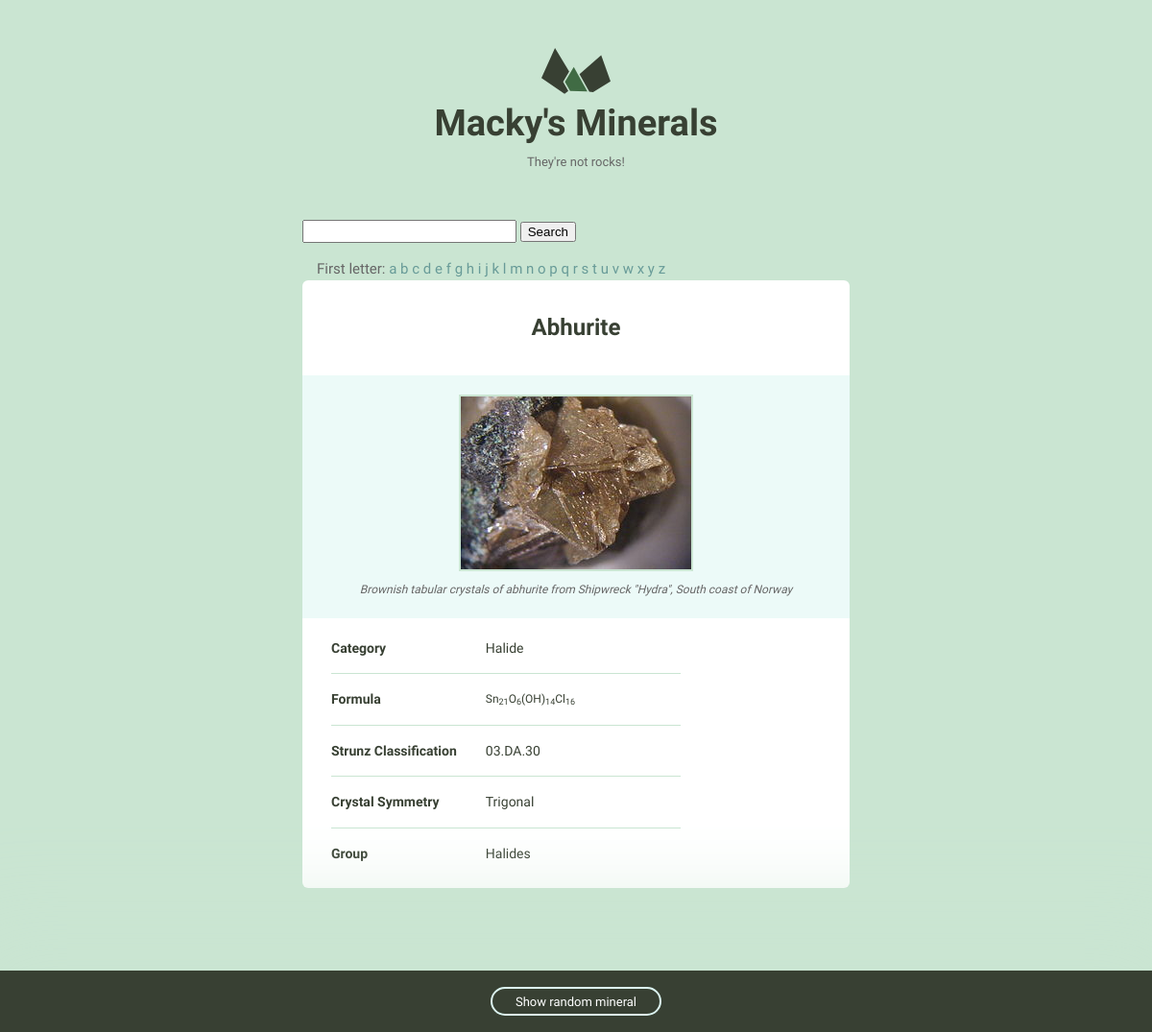
Screenshot of /detail/3/ with the database file from the repository.
### minerals/models.py (models this page shows, shortened)
class Mineral(models.Model):
    name = models.CharField(max_length=255)
    image_filename = models.CharField(max_length=255, blank=True)
    image_caption = models.CharField(max_length=255, blank=True)
    category = models.CharField(max_length=255, blank=True)
    formula = models.CharField(max_length=255, blank=True)
    strunz_classification = models.CharField(max_length=255, blank=True)
    crystal_system = models.CharField(max_length=255, blank=True)
    unit_cell = models.CharField(max_length=255, blank=True)
    color = models.CharField(max_length=255, blank=True)
    crystal_symmetry = models.CharField(max_length=255, blank=True)
    cleavage = models.CharField(max_length=255, blank=True)
    mohs_scale_hardness = models.CharField(max_length=255, blank=True)
    luster = models.CharField(max_length=255, blank=True)
    streak = models.CharField(max_length=255, blank=True)
    diaphaneity = models.CharField(max_length=255, blank=True)
    optical_properties = models.CharField(max_length=255, blank=True)
    refractive_index = models.CharField(max_length=255,  blank=True)
    crystal_habit = models.CharField(max_length=255, blank=True)
    specific_gravity = models.CharField(max_length=255, blank=True)
    group = models.CharField(max_length=255, blank=True)

### minerals/views.py (the view)
# urls.py: url(r'detail/(?P<pk>\d+)/$', views.mineral_detail,
def mineral_detail(request, pk):
    all_minerals = Mineral.objects.all()
    random_mineral = random.choice(all_minerals)
    mineral = get_object_or_404(Mineral, pk=pk)
    return render(request, 'mineral_detail.html', {'mineral': mineral,
                                                   'random': random_mineral})

### minerals/templates/mineral_detail.html (shortened to what this page needs)
{% extends "layout.html" %}
{% block bounds_size %}
  <div class="bounds bounds--small">
{% endblock %}
{% block content %}
  <div class="grid-100 mineral__container">
    <h1 class="mineral__name">{{ mineral.name|title }}</h1>
    <div class="mineral__image-bg">
      <img class="mineral__image"
           src="/static/images/{{ mineral.name }}.jpg")>
      <p class="mineral__caption">{{ mineral.image_caption }}</p>
    </div>
    <div class="mineral__table-container">
      <table class="mineral__table">
        {% if mineral.category %}
          <tr>
            <td class="mineral__category">Category</td>
            <td>{{ mineral.category }}</td>
          </tr>
        {% endif %}
        {% if mineral.formula %}
          <tr>
            <td class="mineral__category">Formula</td>
            <td class="mineral__formula">{{ mineral.formula|safe }}</td>
          </tr>
        {% endif %}
        {% if mineral.strunz_classification %}
          <tr>
            <td class="mineral__category">Strunz Classification</td>
            <td>{{ mineral.strunz_classification }}</td>
          </tr>
        {% endif %}
        {% if mineral.crystal_symmetry %}
          <tr>
            <td class="mineral__category">Crystal Symmetry</td>
            <td>{{ mineral.crystal_symmetry }}</td>
          </tr>
        {% endif %}
        {% if mineral.group %}
          <tr>
            <td class="mineral__category">Group</td>
            <td>{{ mineral.group }}</td>
          </tr>
        {% endif %}
      </table>
    </div>
  </div>
{% endblock %}

### minerals/static/css/global.css (style rules this page uses)
html { font-family: sans-serif; -ms-text-size-adjust: 100%; -webkit-text-size-adjust: 100%; }
body { margin: 0; }
h1 { font-size: 2em; margin: 0.67em 0; }
sub { font-size: 75%; line-height: 0; position: relative; vertical-align: baseline; bottom: -0.25em; }
img { border: 0; }
table { border-collapse: collapse; border-spacing: 0; }
td, th { padding: 0; }
html { font-size: 62.5%; }
body { background-color: #CAE5D2; font-size: 1.5em; line-height: 1.6; font-weight: 400; font-family: "Cousine"; color: #666; }
.bounds { max-width: 800px; margin: 0 auto; padding: 50px 0 150px; overflow: hidden; }
.bounds--small { max-width: 600px; padding: 50px 10px 150px; }
.grid, .grid-5, .grid-10, .grid-15, .grid-20, .grid-25, .grid-30, .grid-33, .grid-35, .grid-40, .grid-45, .grid-50, .grid-55, .grid-60, .grid-65, .grid-66, .grid-70, .grid-75, .grid-80, .grid-90, .grid-95, .grid-100 { float: left; box-sizing: border-box; position: relative; }
.grid-100 { width: 100%; padding: 0 15px; }
h1, h2, h3, h4, h5, h6 { margin-top: 0; margin-bottom: 2rem; font-weight: bold; font-family: "Work Sans", sans-serif; color: #384033; }
h1 { font-size: 3.8rem; }
@media (min-width: 550px) { h1 { font-size: 3.8rem; } }
p { margin-top: 0; font-size: 1.6rem; }
th, td { padding: 15px; text-align: left; border-bottom: 1px solid #e1e1e1; }
th:first-child, td:first-child { padding-left: 0; }
th:last-child, td:last-child { padding-right: 0; }
table, p, ul { margin-bottom: 2.5rem; }
.mineral__container { background-color: #fff; border-radius: 6px; list-style: none; padding: 0; text-align: center; }
.mineral__name { display: block; width: 100%; margin: 0; font-size: 24px; padding: 30px 0 30px 0; }
.mineral__image { display: block; margin: 0 auto; border: solid 2px #CAE5D2; }
.mineral__image-bg { background-color: #ecfaf8; padding: 20px 0; }
.mineral__caption { font-size: 12px; font-style: italic; padding: 10px 0 0 0; margin: 0; }
.mineral__table { font-size: 14px; color: #384033; }
.mineral__table td { border-color: #CAE5D2; }
.mineral__table tr:last-of-type td { border-bottom: none; padding-bottom: 0; }
.mineral__table-container { padding: 5px 30px 0; }
.mineral__category { font-weight: bold; width: 40%; }
.mineral__formula { font-size: 12px; }

### rows the page displays
Mineral: name "Abhurite", name (picture), image_caption "Brownish tabular crystals of abhurite from Shipwreck \"Hydra\", South coast of Norway", category "Halide", formula "Sn 21 O 6 (OH) 14 Cl 16", strunz_classification "03.DA.30", crystal_symmetry "Trigonal", group "Halides"

### other values shown
{{ letter }} "a" "b" "c" "d" "e" "f" "g" "h" "i" "j" "k" "l" "m" "n" "o" "p" "q" "r" "s" "t" "u" "v" "w" "x" "y" "z"
